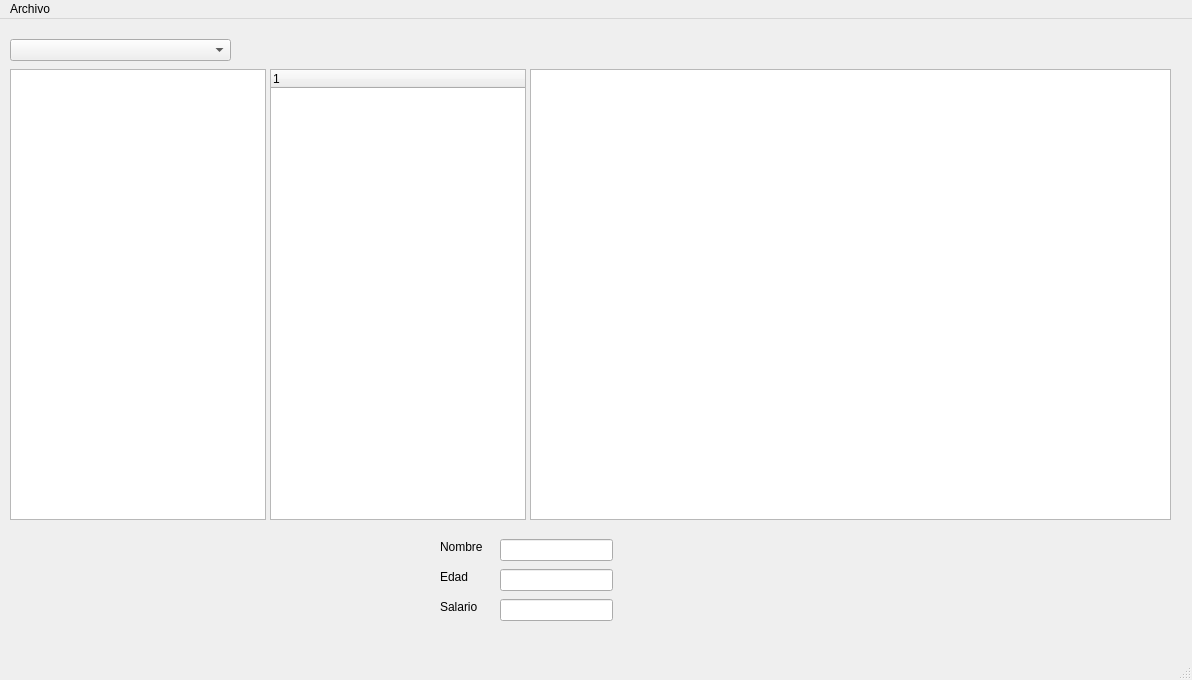
<?xml version="1.0" encoding="UTF-8"?>
<ui version="4.0">
 <class>MainWindow</class>
 <widget class="QMainWindow" name="MainWindow">
  <property name="geometry">
   <rect>
    <x>0</x>
    <y>0</y>
    <width>1192</width>
    <height>680</height>
   </rect>
  </property>
  <property name="windowTitle">
   <string>MainWindow</string>
  </property>
  <widget class="QWidget" name="centralwidget">
   <widget class="QComboBox" name="comboBox">
    <property name="geometry">
     <rect>
      <x>10</x>
      <y>20</y>
      <width>221</width>
      <height>22</height>
     </rect>
    </property>
   </widget>
   <widget class="QListWidget" name="listWidget">
    <property name="geometry">
     <rect>
      <x>10</x>
      <y>50</y>
      <width>256</width>
      <height>451</height>
     </rect>
    </property>
   </widget>
   <widget class="QLabel" name="label">
    <property name="geometry">
     <rect>
      <x>440</x>
      <y>520</y>
      <width>49</width>
      <height>16</height>
     </rect>
    </property>
    <property name="text">
     <string>Nombre</string>
    </property>
   </widget>
   <widget class="QLabel" name="label_2">
    <property name="geometry">
     <rect>
      <x>440</x>
      <y>550</y>
      <width>49</width>
      <height>16</height>
     </rect>
    </property>
    <property name="text">
     <string>Edad</string>
    </property>
   </widget>
   <widget class="QLabel" name="label_3">
    <property name="geometry">
     <rect>
      <x>440</x>
      <y>580</y>
      <width>49</width>
      <height>16</height>
     </rect>
    </property>
    <property name="text">
     <string>Salario</string>
    </property>
   </widget>
   <widget class="QLineEdit" name="nombreLineEdit">
    <property name="geometry">
     <rect>
      <x>500</x>
      <y>520</y>
      <width>113</width>
      <height>22</height>
     </rect>
    </property>
   </widget>
   <widget class="QLineEdit" name="edadLineEdit">
    <property name="geometry">
     <rect>
      <x>500</x>
      <y>550</y>
      <width>113</width>
      <height>22</height>
     </rect>
    </property>
   </widget>
   <widget class="QLineEdit" name="salarioLineEdit">
    <property name="geometry">
     <rect>
      <x>500</x>
      <y>580</y>
      <width>113</width>
      <height>22</height>
     </rect>
    </property>
   </widget>
   <widget class="QTreeWidget" name="treeWidget">
    <property name="geometry">
     <rect>
      <x>270</x>
      <y>50</y>
      <width>256</width>
      <height>451</height>
     </rect>
    </property>
    <column>
     <property name="text">
      <string notr="true">1</string>
     </property>
    </column>
   </widget>
   <widget class="QTableWidget" name="tableWidget">
    <property name="geometry">
     <rect>
      <x>530</x>
      <y>50</y>
      <width>641</width>
      <height>451</height>
     </rect>
    </property>
   </widget>
  </widget>
  <widget class="QMenuBar" name="menubar">
   <property name="geometry">
    <rect>
     <x>0</x>
     <y>0</y>
     <width>1192</width>
     <height>22</height>
    </rect>
   </property>
   <widget class="QMenu" name="menuArchivo">
    <property name="title">
     <string>Archivo</string>
    </property>
    <addaction name="actionSalir"/>
   </widget>
   <addaction name="menuArchivo"/>
  </widget>
  <widget class="QStatusBar" name="statusbar"/>
  <action name="actionSalir">
   <property name="text">
    <string>Salir</string>
   </property>
  </action>
 </widget>
 <resources/>
 <connections/>
</ui>
